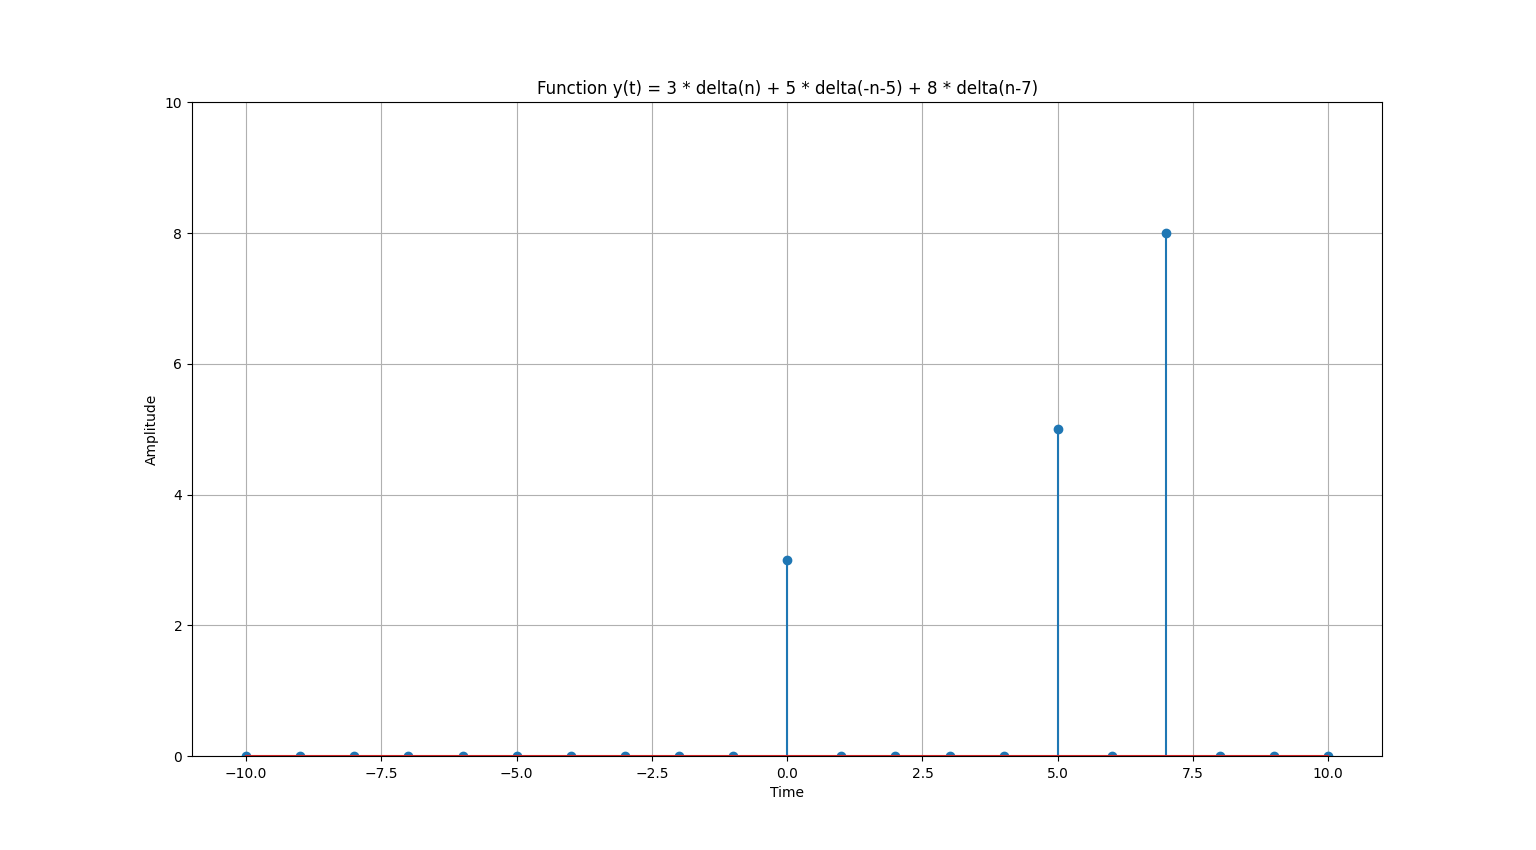

Here is the Python script that generated this plot:
import matplotlib.pyplot as plt
import numpy as np


def simulate_function(time):
    y = np.zeros_like(time)
    y[time == 0] = 3
    y[time == 5] += 5
    y[time == 7] += 8
    return y


# Define the time range
time = np.arange(-10, 11)

# Simulate the function
function_values = simulate_function(time)

# Plot and display the function
plt.stem(time, function_values)
plt.title('Function y(t) = 3 * delta(n) + 5 * delta(-n-5) + 8 * delta(n-7)')
plt.xlabel('Time')
plt.ylabel('Amplitude')
plt.ylim([0, 10])
plt.grid(True)
plt.show()
